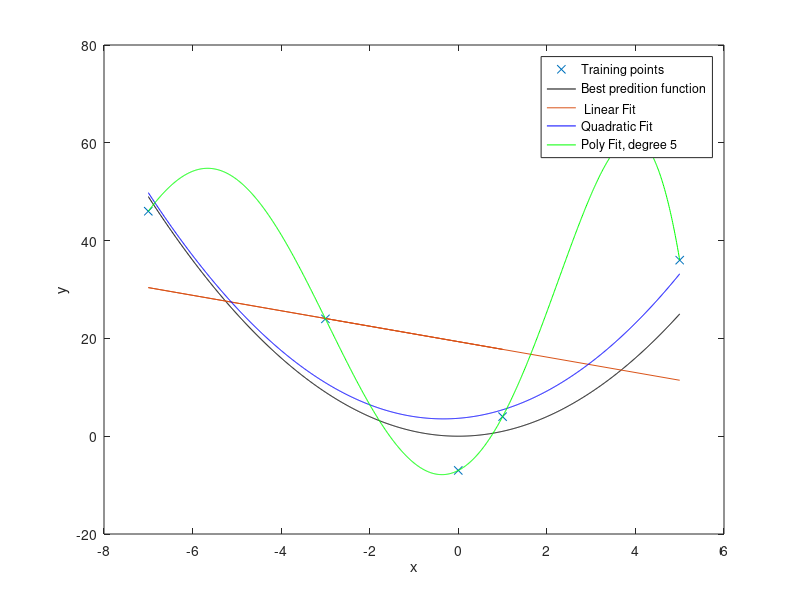

Here is the MATLAB script that generated this plot:
close all
clear
X=[-3; 0; 1; -7; 5];
y=[24; -7; 4; 46; 36];
Xtest=[-7:0.01:5]';
plot(X,y,'x')
hold on
plot(Xtest, Xtest.^2,'k')

%Linear predictor
tildeX=[ones(5,1), X];
tildew=pinv(tildeX'*tildeX)*tildeX'*y;
b=tildew(1);
w=tildew(2:end);
plot(X,X*w+b)

size(tildeX)

% quadratic predictor
tildeX2=[ones(5,1), X, X.^2];
tildew2=pinv(tildeX2'*tildeX2)*tildeX2'*y;
b2=tildew2(1);
w2=tildew2(2:end);
plot(Xtest,Xtest.^2*w2(2)+Xtest*w2(1)+b2,'b')

size(tildeX2)

% Polynomial predictor, degree 5
tildeX3=[ones(5,1), X, X.^2, X.^3, X.^4, X.^5];
tildew3=pinv(tildeX3'*tildeX3)*tildeX3'*y;
b3=tildew3(1);
w3=tildew3(2:end);
plot(Xtest, Xtest.^5*w3(5) + Xtest.^4*w3(4) + Xtest.^3*w3(3)+ Xtest.^2*w3(2) + Xtest*w3(1) + b3,'g')

size(tildeX3)

xlabel('x')
ylabel('y')
legend('Training points', 'Best predition function', ' Linear Fit', 'Quadratic Fit', 'Poly Fit, degree 5')
